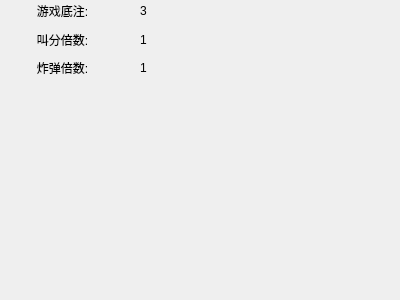
<?xml version="1.0" encoding="UTF-8"?>
<ui version="4.0">
 <class>ScoreShow</class>
 <widget class="QWidget" name="ScoreShow">
  <property name="geometry">
   <rect>
    <x>0</x>
    <y>0</y>
    <width>400</width>
    <height>300</height>
   </rect>
  </property>
  <property name="windowTitle">
   <string>Form</string>
  </property>
  <property name="styleSheet">
   <string notr="true"/>
  </property>
  <widget class="QFrame" name="frame">
   <property name="geometry">
    <rect>
     <x>0</x>
     <y>0</y>
     <width>161</width>
     <height>81</height>
    </rect>
   </property>
   <property name="focusPolicy">
    <enum>Qt::NoFocus</enum>
   </property>
   <property name="styleSheet">
    <string notr="true">background-color: transparent;
border-image: url(:/background.png);</string>
   </property>
   <property name="frameShape">
    <enum>QFrame::WinPanel</enum>
   </property>
   <property name="frameShadow">
    <enum>QFrame::Raised</enum>
   </property>
   <widget class="QLabel" name="label">
    <property name="geometry">
     <rect>
      <x>20</x>
      <y>0</y>
      <width>85</width>
      <height>21</height>
     </rect>
    </property>
    <property name="text">
     <string>游戏底注:</string>
    </property>
    <property name="alignment">
     <set>Qt::AlignCenter</set>
    </property>
   </widget>
   <widget class="QLabel" name="label_5">
    <property name="geometry">
     <rect>
      <x>20</x>
      <y>57</y>
      <width>85</width>
      <height>21</height>
     </rect>
    </property>
    <property name="text">
     <string>炸弹倍数:</string>
    </property>
    <property name="alignment">
     <set>Qt::AlignCenter</set>
    </property>
   </widget>
   <widget class="QLabel" name="label_3">
    <property name="geometry">
     <rect>
      <x>20</x>
      <y>30</y>
      <width>85</width>
      <height>20</height>
     </rect>
    </property>
    <property name="text">
     <string>叫分倍数:</string>
    </property>
    <property name="alignment">
     <set>Qt::AlignCenter</set>
    </property>
   </widget>
   <widget class="QLabel" name="labelBaseScore">
    <property name="geometry">
     <rect>
      <x>140</x>
      <y>0</y>
      <width>84</width>
      <height>21</height>
     </rect>
    </property>
    <property name="text">
     <string>3</string>
    </property>
    <property name="alignment">
     <set>Qt::AlignLeading|Qt::AlignLeft|Qt::AlignVCenter</set>
    </property>
   </widget>
   <widget class="QLabel" name="labelCallMultiple">
    <property name="geometry">
     <rect>
      <x>140</x>
      <y>30</y>
      <width>84</width>
      <height>20</height>
     </rect>
    </property>
    <property name="text">
     <string>1</string>
    </property>
    <property name="alignment">
     <set>Qt::AlignLeading|Qt::AlignLeft|Qt::AlignVCenter</set>
    </property>
   </widget>
   <widget class="QLabel" name="labelBombMultiple">
    <property name="geometry">
     <rect>
      <x>140</x>
      <y>57</y>
      <width>84</width>
      <height>21</height>
     </rect>
    </property>
    <property name="text">
     <string>1</string>
    </property>
    <property name="alignment">
     <set>Qt::AlignLeading|Qt::AlignLeft|Qt::AlignVCenter</set>
    </property>
   </widget>
  </widget>
 </widget>
 <resources/>
 <connections/>
</ui>
